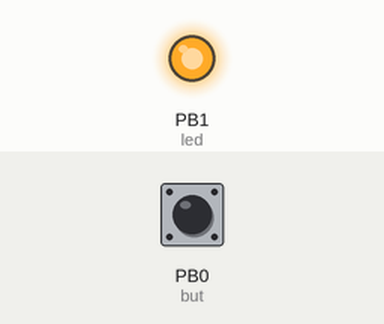
Bench run of a sketch on a simulated ATtiny85, built with avr-gcc and run on an emulated ATtiny85. Shown: output pins drawn as LEDs (lit = HIGH). Dashed ring = blinking. The inputs (shaded band) are chosen by the test bench; at power-on: PB0 (but) LOW.

Above: at 1.2 s.
1.3 s: PB0 (but) pulled HIGH for 0.15 s
At 2.2 s:
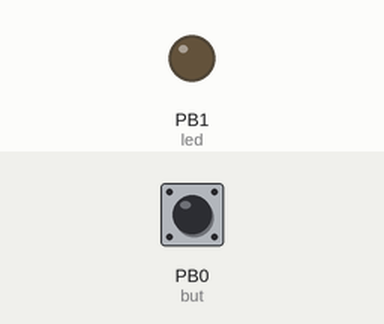
2.9 s: PB0 (but) pulled HIGH for 1 s
At 3.14 s:
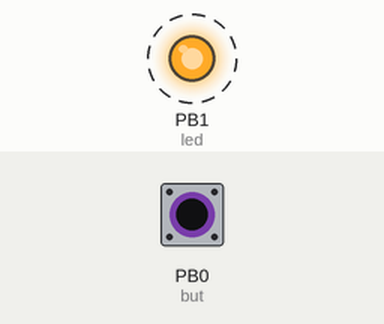
5.9 s: PB0 (but) pulled HIGH for 3.2 s
At 6.9 s:
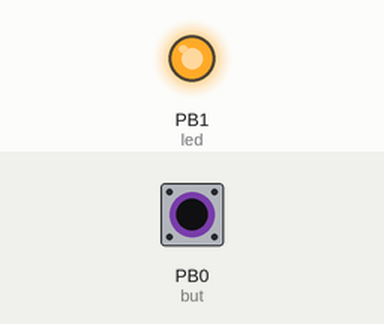
Timing chart, 0 to 8.9 s (numbered marks = the images above; inputs shaded):
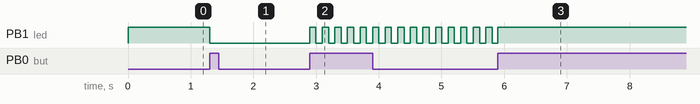

Measured:
- after the input at 1.3 s, PB1 (led): HIGH → LOW at once
- after the input at 2.9 s, PB1 (led): alternates HIGH for 0.10 s and LOW for 0.10 s, starting at once
- after the input at 5.9 s, PB1 (led): goes on until 5.9 s, then stays HIGH

The sketch:

ATTiny85HelloMode.ino
```cpp
// variable declaration
int led = 1;
int but = 0;

int butVal = 0;
int butCount = 0;
int prevButVal = 0;
int ledState = LOW;

// timer variables
unsigned long previousMillis = 0;
const long interval = 100;

void setup() {
  // put your setup code here, to run once:
  pinMode(led, OUTPUT);
  pinMode(but, INPUT);

}

void loop() {
  // put your main code here, to run repeatedly:
  butVal = digitalRead(but); // reading button imput values
  unsigned long currentMillis = millis(); // timer declaration
  if (butVal != prevButVal) { // state contol
    if (butVal == HIGH) {
      butCount++;
      if (butCount > 2) { // state reseting
        butCount = 0;
      }
    }
  }

  prevButVal = butVal;

// first state
  if (butCount == 0) {
    digitalWrite(led, HIGH);
  }

  // second state
  else if (butCount == 1) {
    digitalWrite(led, LOW);
  }

  // third state
  else if (butCount = 2) {
    if (currentMillis - previousMillis >= interval) {
      // save the last time you blinked the LED
      previousMillis = currentMillis;

      // if the LED is off turn it on and vice-versa:
      if (ledState == LOW) {
        ledState = HIGH;
    } else {
      ledState = LOW;
    }
     digitalWrite(led, ledState);
    }
  }
}
```
